Frame 1 (no input): blank canvas, image omitted
Frame 60 (no input): blank canvas, image omitted
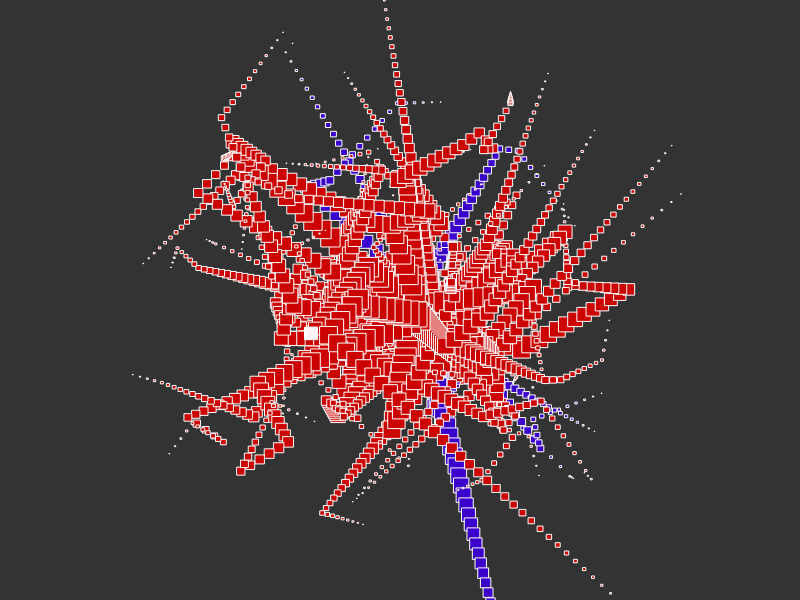
Frame 120 (the mouse pressed at the canvas centre since frame 60)

The p5.js sketch whose frames 1 and 60 were blank and that drew this single picture after the mouse press (run headless with seeded random() and noise() and a simulated clock; from frame 60 on, the mouse is pressed at the canvas centre):

// p5.js sketch
// ── sketch.js
let tono

function setup() {
    createCanvas(800, 600)
    colorMode(HSL)
    tono = random(360)
    background(20)
}

function draw() {
    if (mouseIsPressed) {
        stroke(100)
        fill(tono, 100, 40)
        let x = mouseX
        let y = mouseY
        let dx = 2
        let dy = 2
        for (let i = 0; i < 50; i = i + 1) {
            x = x + dx
            y = y + dy
            //circle(x, y, (50-i)/2)
            square(x, y, (50-i)/2)
            if (random() < 0.1) {
                dx = random(-10, 10)
                dy = random(-10, 10)
            }
        }
        if (random() < 0.02) {  // due volte su cento...
            tono = random()  // cambia il tono del riempimento
        }
    }
}
